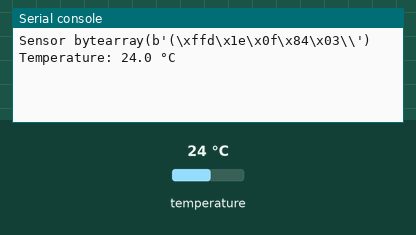
Recording of a program running on a simulated Raspberry Pi Pico running MicroPython. Shown: the last lines printed to the serial console. The inputs (shaded band) are chosen by the test bench; at power-on: temperature 24 °C.

Above: at 1.2 s.
1.3 s: temperature set to 12 °C
At 7.3 s:
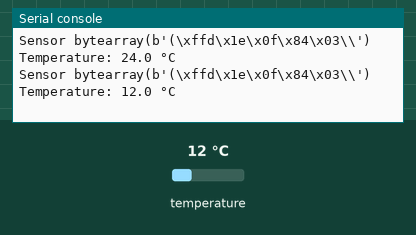
7.7 s: temperature set to 19 °C
At 12.7 s:
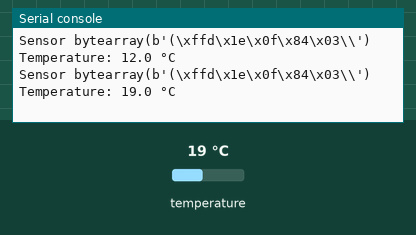
Timing chart, 0 to 14.2 s (numbered marks = the images above; inputs shaded):
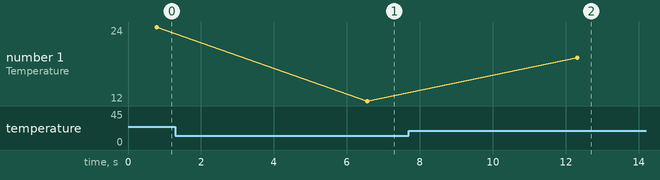

Measured:
- after the input at 1.3 s, the serial console: prints a new line after 5.3 s (image 1)
- after the input at 7.7 s, the serial console: prints a new line after 4.6 s (image 2)
- plotted number 1: 24 → 12 after the input at 1.3 s, 12 → 19 after the input at 7.7 s

The program:

temp_monitor_proj.py
```python
import machine
import onewire
import ds18x20
import utime

# Initialize the OneWire bus and DS18B20 sensor
ow = onewire.OneWire(machine.Pin(4))
temp_sensor = ds18x20.DS18X20(ow)

# Scan for DS18B20 devices
roms = temp_sensor.scan()

while True:
    # Request temperature conversion for all sensors
    temp_sensor.convert_temp()
    utime.sleep_ms(750)

    for rom in roms:
        temperature = temp_sensor.read_temp(rom)
        print("Sensor", rom, "Temperature:", temperature, "°C")

    utime.sleep(5)  # Read and print temperature every 5 seconds
```
